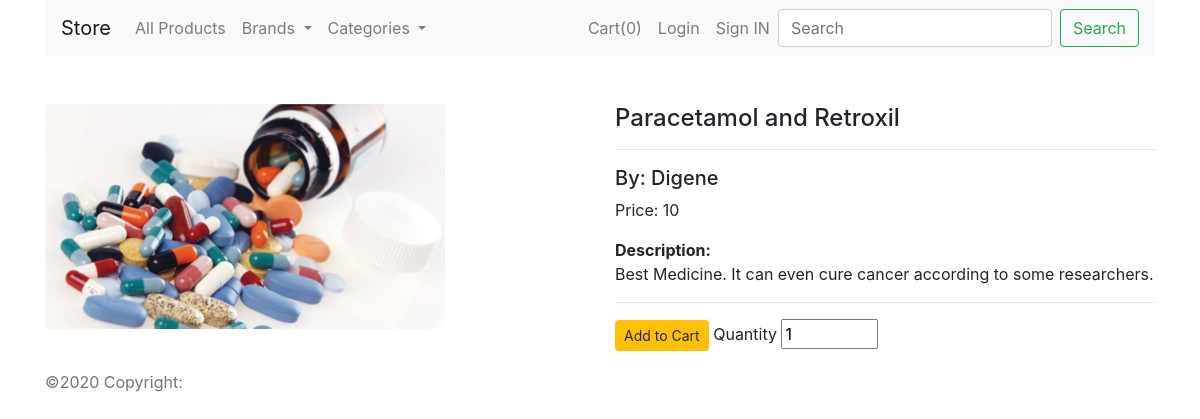
The app's page /product/2 with its own data.
### shop/products/models.py (models this page shows, shortened)
class Product(db.Model):
    id = db.Column(INTEGER(unsigned=True), primary_key=True)
    name = db.Column(db.String(80), nullable=False)
    price = db.Column(FLOAT(unsigned=True), nullable=False)
    stock = db.Column(INTEGER(unsigned=True), nullable=False)
    desc = db.Column(db.Text, nullable=False)
    pub_date = db.Column(db.DateTime, nullable=False, default=datetime.now())
    brand_id = db.Column(INTEGER(unsigned=True), db.ForeignKey('brand.id', ondelete="CASCADE"), nullable=False)
    brand = db.relationship('Brand', backref=db.backref('brand', lazy=True))
    category_id = db.Column(INTEGER(unsigned=True), db.ForeignKey('category.id', ondelete="CASCADE"), nullable=False)
    category = db.relationship('Category', backref=db.backref('category', lazy=True))
    image_1 = db.Column(db.String(256), nullable=False, default='image1.jpg')

class Brand(db.Model):
    id = db.Column(INTEGER(unsigned=True), primary_key=True)
    name = db.Column(db.String(64), nullable=False, unique=True)

### shop/products/routes.py (the view)
@app.route('/product/<int:product_id>')
def product_details(product_id):
    product = Product.query.get_or_404(product_id)
    brands = Brand.query.join(Product, (Brand.id == Product.brand_id)).all()
    Category.query.join(Product, (Category.id == Product.category_id)).all()
    return render_template('products/product_details.html', product=product, title=product.name, brands=brands,
                           categories=get_entities_with_products('category'))

### shop/products/routes.py (called while the page is built)
def get_entities_with_products(entity_type):
    if entity_type == 'brand':
        entities = Brand.query.join(Product, (Brand.id == Product.brand_id)).all()
    elif entity_type == 'category':
        entities = Category.query.join(Product, (Category.id == Product.category_id)).all()
    else:
        raise ValueError("Invalid entity_type. It should be 'brand' or 'category'.")
    return entities

### shop/templates/products/product_details.html (shortened to what this page needs)
{% extends 'layout.html' %}
{% block body_block %}
    {% include 'navbar.html' %}
    <div class="container mt-5">
        <div class="row">
            <div class="col-md-6" id='b_image'>
                <img src="{{ url_for('static', filename='images/'+product.image_1) }}" alt="{{ product.name }}"
                     width="400px">
            </div>
            <div class="col-md-6">
                <h4>{{ product.name }}</h4>
                <hr>
                <h5>By: {{ product.brand.name }}</h5>
                <p>Price: {{ product.price }}</p>
                <strong>Description:</strong>
                <p>{{ product.desc }}</p>
                <hr>
                <form action="{{ url_for('add_cart') }}" method="post">
                    <button type="submit" class="btn btn-sm btn-warning">Add to Cart</button>
                    <label for="">Quantity</label>
                    <input type="number" name="quantity" id='' value="1" min="1" max="{{ product.stock }}">
                </form>
            </div>
        </div>
    </div>
{% endblock body_block %}

### records on screen
Product: image_1 (picture), name "Paracetamol and Retroxil", price "10", desc "Best Medicine. It can even cure cancer according to some researchers."
Brand: brand.name "Digene"

### other values on screen
{{ session['shop_cart']|length }} "0"
